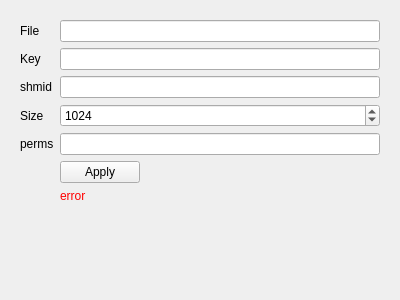
<?xml version="1.0" encoding="UTF-8"?>
<ui version="4.0">
 <class>ShmSysVWidget</class>
 <widget class="QWidget" name="ShmSysVWidget">
  <property name="geometry">
   <rect>
    <x>0</x>
    <y>0</y>
    <width>400</width>
    <height>300</height>
   </rect>
  </property>
  <property name="windowTitle">
   <string>Form</string>
  </property>
  <layout class="QVBoxLayout" name="verticalLayout">
   <item>
    <widget class="QWidget" name="confWidget" native="true">
     <layout class="QFormLayout" name="formLayout">
      <item row="2" column="0">
       <widget class="QLabel" name="keyLabel">
        <property name="text">
         <string>Key</string>
        </property>
       </widget>
      </item>
      <item row="2" column="1">
       <widget class="QLineEdit" name="keyLineEdit">
        <property name="toolTip">
         <string>&lt;html&gt;&lt;head/&gt;&lt;body&gt;&lt;p&gt;The Key can be a decimal or hexadeciaml number (starting with '0x' )&lt;/p&gt;&lt;/body&gt;&lt;/html&gt;</string>
        </property>
        <property name="inputMask">
         <string/>
        </property>
       </widget>
      </item>
      <item row="3" column="0">
       <widget class="QLabel" name="shmLabel">
        <property name="text">
         <string>shmid</string>
        </property>
       </widget>
      </item>
      <item row="3" column="1">
       <widget class="QLineEdit" name="shmLineEdit"/>
      </item>
      <item row="6" column="1">
       <widget class="QPushButton" name="applyPushButton">
        <property name="sizePolicy">
         <sizepolicy hsizetype="Maximum" vsizetype="Fixed">
          <horstretch>0</horstretch>
          <verstretch>0</verstretch>
         </sizepolicy>
        </property>
        <property name="text">
         <string>Apply</string>
        </property>
       </widget>
      </item>
      <item row="4" column="0">
       <widget class="QLabel" name="sizeLabel">
        <property name="text">
         <string>Size</string>
        </property>
       </widget>
      </item>
      <item row="4" column="1">
       <widget class="QSpinBox" name="sizeSpinBox">
        <property name="toolTip">
         <string>&lt;html&gt;&lt;head/&gt;&lt;body&gt;&lt;p&gt;If you connect to an existing shm, make sure the size matches.&lt;/p&gt;&lt;/body&gt;&lt;/html&gt;</string>
        </property>
        <property name="maximum">
         <number>2147483647</number>
        </property>
        <property name="singleStep">
         <number>1024</number>
        </property>
        <property name="value">
         <number>1024</number>
        </property>
       </widget>
      </item>
      <item row="5" column="0">
       <widget class="QLabel" name="permsLabel">
        <property name="text">
         <string>perms</string>
        </property>
       </widget>
      </item>
      <item row="5" column="1">
       <widget class="QLineEdit" name="permsLineEdit">
        <property name="toolTip">
         <string>&lt;html&gt;&lt;head/&gt;&lt;body&gt;&lt;p&gt;These are the common UNIX perms , start with a zero to denote the usual format (octal), for example 0600&lt;/p&gt;&lt;/body&gt;&lt;/html&gt;</string>
        </property>
       </widget>
      </item>
      <item row="0" column="0">
       <widget class="QLabel" name="fileLabel">
        <property name="text">
         <string>File</string>
        </property>
       </widget>
      </item>
      <item row="0" column="1">
       <widget class="QLineEdit" name="fileLineEdit">
        <property name="toolTip">
         <string>&lt;html&gt;&lt;head/&gt;&lt;body&gt;&lt;p&gt;Some program use the name of an existing file to generate the shm key. &lt;/p&gt;&lt;p&gt;&lt;br/&gt;&lt;/p&gt;&lt;p&gt;This is an easy way to make sure programs can generate the same keyid.&lt;/p&gt;&lt;p&gt;&lt;br/&gt;&lt;/p&gt;&lt;p&gt;The filename field is mutually exclusive with the key and shmid fields.&lt;/p&gt;&lt;/body&gt;&lt;/html&gt;</string>
        </property>
       </widget>
      </item>
      <item row="7" column="1">
       <widget class="QLabel" name="errorLabel">
        <property name="text">
         <string>&lt;html&gt;&lt;head/&gt;&lt;body&gt;&lt;p&gt;&lt;span style=&quot; color:#ff0000;&quot;&gt;error&lt;/span&gt;&lt;/p&gt;&lt;/body&gt;&lt;/html&gt;</string>
        </property>
        <property name="textFormat">
         <enum>Qt::RichText</enum>
        </property>
       </widget>
      </item>
     </layout>
    </widget>
   </item>
  </layout>
 </widget>
 <resources/>
 <connections/>
</ui>
